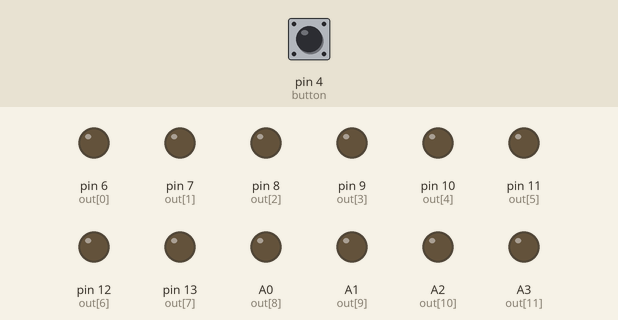
This sketch was run on a simulated Arduino Uno, built with avr-gcc and run on an emulated ATmega328P. On the bench: output pins drawn as LEDs (lit = HIGH). The inputs (shaded band) are chosen by the test bench; at power-on: pin 4 (button) HIGH.

Above: at 1.2 s.
1.3 s: pin 4 (button) pulled LOW for 0.15 s
At 1.9 s:
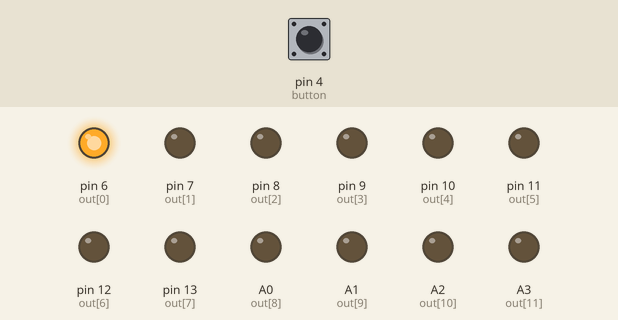
3.0 s: pin 4 (button) pulled LOW for 1 s
At 5.0 s:
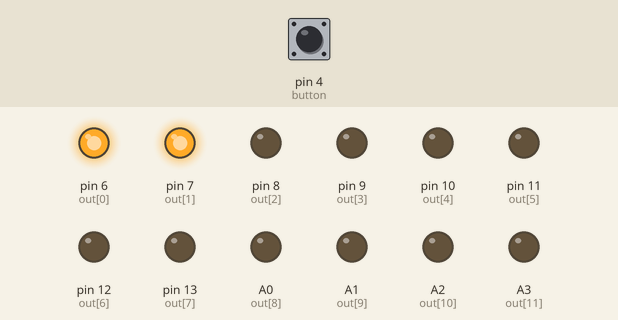
5.5 s: pin 4 (button) pulled LOW for 0.15 s
At 6.3 s:
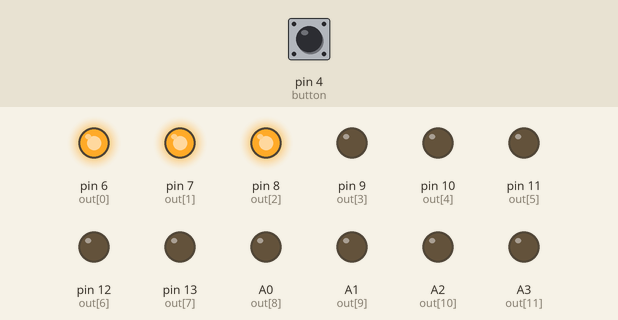
7.2 s: pin 4 (button) pulled LOW for 3.2 s
At 11.1 s:
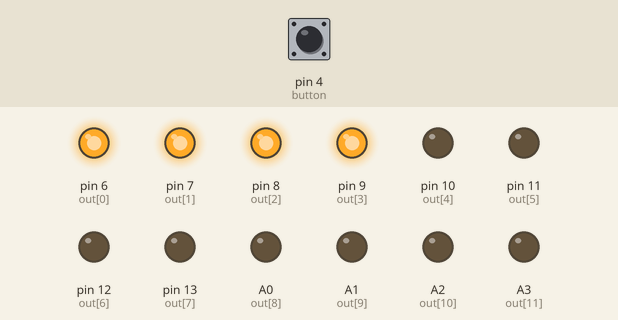
11.9 s: pin 4 (button) pulled LOW for 0.15 s
At 12.4 s:
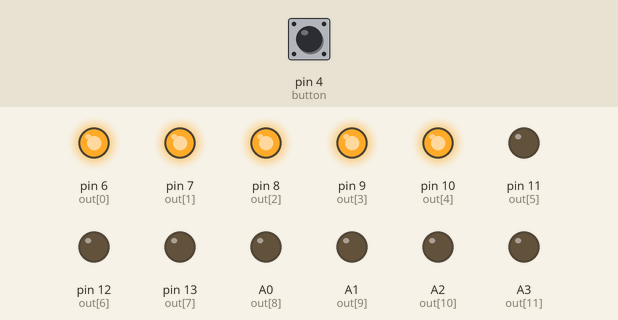
13.6 s: pin 4 (button) pulled LOW for 1 s
At 15.5 s:
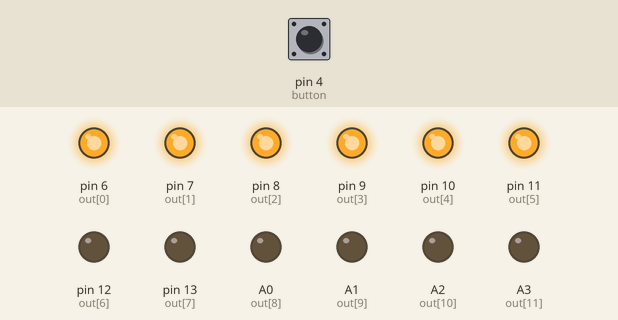
Timing chart, 0 to 17.0 s (numbered marks = the images above; inputs shaded):
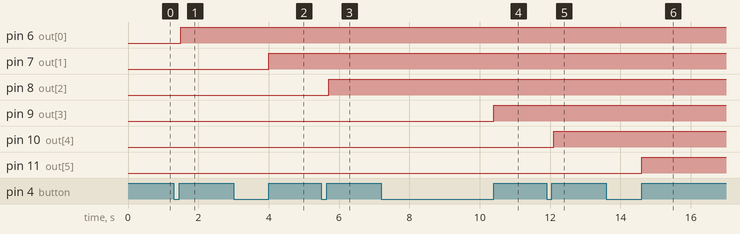

The sketch:

ex6-5.ino
```cpp
const byte out[] = {6,7,8,9,10,11,12,13,A0,A1,A2,A3,0xff};
const byte button = 4;

void setup() {
  for(byte i = 0;out[i] != 0xff; i++){
    pinMode(out[i], OUTPUT);
  }
  for(byte i=0; out[i]!=0xff; i++){
    digitalWrite(out[i],LOW);
    }
  pinMode(button,INPUT_PULLUP);
}

void loop() {
  static bool prev = HIGH;
  static bool now = HIGH;

  now=digitalRead(button);
  if(now==HIGH && prev==LOW){
    for(byte i = 0; out[i] != 0xff; i++){
      if(digitalRead(out[i])==LOW){
        digitalWrite(out[i], HIGH);
        break;
        }
       else if(digitalRead(A3)==HIGH){
         for(byte j = 0; out[j] != 0xff; j++){
           digitalWrite(out[j], LOW);
          }
          break;
        }
      }
    }
    prev=now;
    delay(100);

}
```

Measured:
- after the input at 1.3 s, pin 6 (out[0]): LOW → HIGH after 0.20 s
- after the input at 3.0 s, pin 7 (out[1]): LOW → HIGH after 1.0 s
- after the input at 5.5 s, pin 8 (out[2]): LOW → HIGH after 0.20 s
- after the input at 7.2 s, pin 9 (out[3]): LOW → HIGH after 3.2 s
- after the input at 11.9 s, pin 10 (out[4]): LOW → HIGH after 0.20 s
- after the input at 13.6 s, pin 11 (out[5]): LOW → HIGH after 1.0 s
